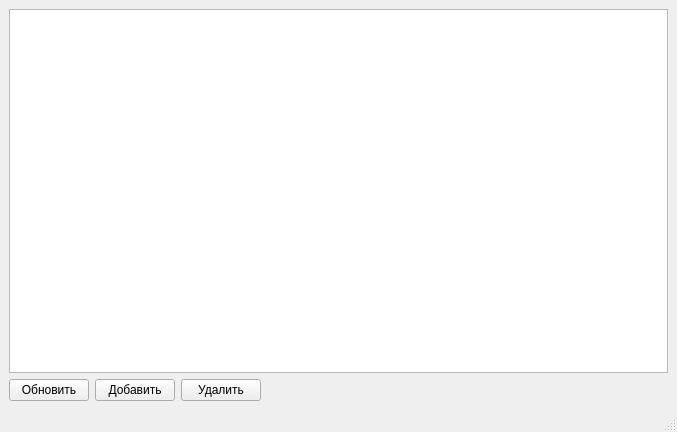
<?xml version="1.0" encoding="UTF-8"?>
<ui version="4.0">
 <class>MainWindow</class>
 <widget class="QMainWindow" name="MainWindow">
  <property name="geometry">
   <rect>
    <x>0</x>
    <y>0</y>
    <width>677</width>
    <height>432</height>
   </rect>
  </property>
  <property name="windowTitle">
   <string>MainWindow</string>
  </property>
  <widget class="QWidget" name="centralwidget">
   <layout class="QGridLayout" name="gridLayout">
    <item row="0" column="0">
     <widget class="QTableView" name="tableView"/>
    </item>
    <item row="1" column="0">
     <layout class="QHBoxLayout" name="horizontalLayout">
      <item>
       <widget class="QPushButton" name="btnRefresh">
        <property name="text">
         <string>Обновить</string>
        </property>
       </widget>
      </item>
      <item>
       <widget class="QPushButton" name="btnAdd">
        <property name="text">
         <string>Добавить</string>
        </property>
       </widget>
      </item>
      <item>
       <widget class="QPushButton" name="btnDelete">
        <property name="text">
         <string>Удалить</string>
        </property>
       </widget>
      </item>
      <item>
       <spacer name="horizontalSpacer">
        <property name="orientation">
         <enum>Qt::Horizontal</enum>
        </property>
        <property name="sizeHint" stdset="0">
         <size>
          <width>487</width>
          <height>20</height>
         </size>
        </property>
       </spacer>
      </item>
     </layout>
    </item>
   </layout>
  </widget>
  <widget class="QMenuBar" name="menubar">
   <property name="geometry">
    <rect>
     <x>0</x>
     <y>0</y>
     <width>677</width>
     <height>21</height>
    </rect>
   </property>
  </widget>
  <widget class="QStatusBar" name="statusbar"/>
 </widget>
 <resources/>
 <connections/>
</ui>
